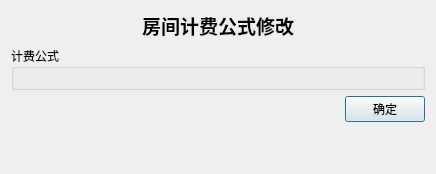
<?xml version="1.0" encoding="UTF-8"?>
<ui version="4.0">
 <class>ChessRoomFormulaChangeDialog</class>
 <widget class="QDialog" name="ChessRoomFormulaChangeDialog">
  <property name="geometry">
   <rect>
    <x>0</x>
    <y>0</y>
    <width>436</width>
    <height>174</height>
   </rect>
  </property>
  <property name="windowTitle">
   <string>Dialog</string>
  </property>
  <layout class="QVBoxLayout" name="verticalLayout_2">
   <item>
    <layout class="QHBoxLayout" name="horizontalLayout">
     <item>
      <spacer name="horizontalSpacer">
       <property name="orientation">
        <enum>Qt::Horizontal</enum>
       </property>
       <property name="sizeHint" stdset="0">
        <size>
         <width>40</width>
         <height>20</height>
        </size>
       </property>
      </spacer>
     </item>
     <item>
      <widget class="QLabel" name="formulaChangeLabel">
       <property name="font">
        <font>
         <family>微软雅黑</family>
         <pointsize>14</pointsize>
         <weight>75</weight>
         <bold>true</bold>
        </font>
       </property>
       <property name="text">
        <string>房间计费公式修改</string>
       </property>
      </widget>
     </item>
     <item>
      <spacer name="horizontalSpacer_2">
       <property name="orientation">
        <enum>Qt::Horizontal</enum>
       </property>
       <property name="sizeHint" stdset="0">
        <size>
         <width>40</width>
         <height>20</height>
        </size>
       </property>
      </spacer>
     </item>
    </layout>
   </item>
   <item>
    <widget class="QGroupBox" name="formulaGroup">
     <property name="font">
      <font>
       <family>黑体</family>
      </font>
     </property>
     <property name="title">
      <string>计费公式</string>
     </property>
     <layout class="QVBoxLayout" name="verticalLayout">
      <item>
       <widget class="FormulaCreateForm" name="formulaWidget" native="true"/>
      </item>
     </layout>
    </widget>
   </item>
   <item>
    <layout class="QHBoxLayout" name="horizontalLayout_2">
     <item>
      <spacer name="horizontalSpacer_3">
       <property name="orientation">
        <enum>Qt::Horizontal</enum>
       </property>
       <property name="sizeHint" stdset="0">
        <size>
         <width>40</width>
         <height>20</height>
        </size>
       </property>
      </spacer>
     </item>
     <item>
      <widget class="QPushButton" name="sureButton">
       <property name="font">
        <font>
         <family>仿宋</family>
        </font>
       </property>
       <property name="text">
        <string>确定</string>
       </property>
      </widget>
     </item>
    </layout>
   </item>
   <item>
    <spacer name="verticalSpacer">
     <property name="orientation">
      <enum>Qt::Vertical</enum>
     </property>
     <property name="sizeHint" stdset="0">
      <size>
       <width>20</width>
       <height>40</height>
      </size>
     </property>
    </spacer>
   </item>
  </layout>
 </widget>
 <customwidgets>
  <customwidget>
   <class>FormulaCreateForm</class>
   <extends>QWidget</extends>
   <header location="global">formulacreateform.h</header>
   <container>1</container>
  </customwidget>
 </customwidgets>
 <resources/>
 <connections/>
</ui>
